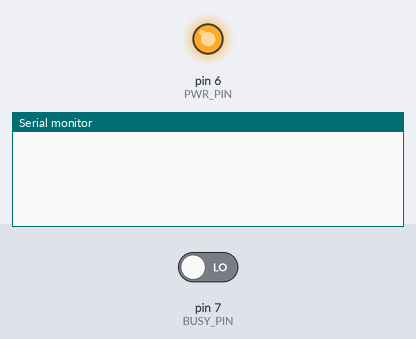
This sketch was run on a simulated Arduino Uno, built with avr-gcc and run on an emulated ATmega328P. On the bench: output pins drawn as LEDs (lit = HIGH), the last lines printed to the serial monitor. The inputs (shaded band) are chosen by the test bench; at power-on: pin 7 (BUSY_PIN) LOW. Pins used as bus, display or sensor lines are not drawn.

Above: at 0.8 s.
0.9 s: pin 7 (BUSY_PIN) driven HIGH
At 1.0 s:
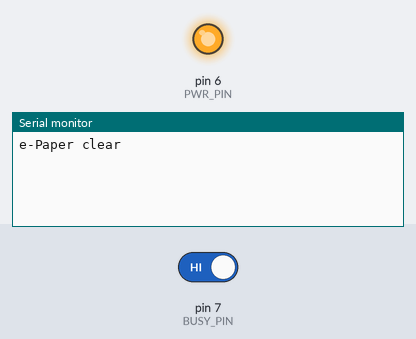
At 1.9 s:
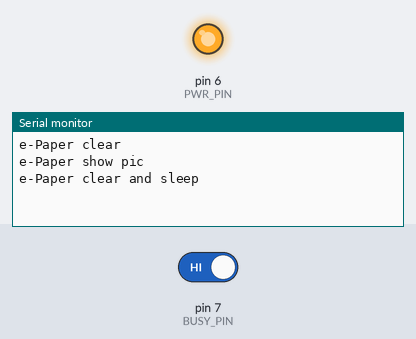

The sketch:

epd2in9d.ino
```cpp
#include <SPI.h>
#include "epd2in9d.h"
#include "imagedata.h"

Epd epd;

void setup()
{
    // put your setup code here, to run once:
    Serial.begin(9600);
    if (epd.Init() != 0) {
        Serial.println("e-Paper init failed");
        return;
    }

    Serial.println("e-Paper clear");
    epd.Clear();

    Serial.println("e-Paper show pic");
    epd.Display(IMAGE_DATA);

    Serial.println("e-Paper clear and sleep");
    epd.Clear();
    epd.Sleep();

}

void loop()
{

}
```

epd2in9d.cpp
```cpp
// (licence header left out)
#include <stdlib.h>
#include "epd2in9d.h"

/**
 * partial screen update LUT
**/
const unsigned char EPD_2IN9D_lut_vcom1[] = {
    0x00, 0x19, 0x01, 0x00, 0x00, 0x01,
    0x00, 0x00, 0x00, 0x00, 0x00, 0x00,
    0x00, 0x00, 0x00, 0x00, 0x00, 0x00,
    0x00, 0x00, 0x00, 0x00, 0x00, 0x00,
    0x00, 0x00, 0x00, 0x00, 0x00, 0x00,
    0x00, 0x00, 0x00, 0x00, 0x00, 0x00,
    0x00, 0x00, 0x00, 0x00, 0x00, 0x00
    ,0x00, 0x00,
};
const unsigned char EPD_2IN9D_lut_ww1[] = {
    0x00, 0x19, 0x01, 0x00, 0x00, 0x01,
    0x00, 0x00, 0x00, 0x00, 0x00, 0x00,
    0x00, 0x00, 0x00, 0x00, 0x00, 0x00,
    0x00, 0x00, 0x00, 0x00, 0x00, 0x00,
    0x00, 0x00, 0x00, 0x00, 0x00, 0x00,
    0x00, 0x00, 0x00, 0x00, 0x00, 0x00,
    0x00, 0x00, 0x00, 0x00, 0x00, 0x00,
};
const unsigned char EPD_2IN9D_lut_bw1[] = {
    0x80, 0x19, 0x01, 0x00, 0x00, 0x01,
    0x00, 0x00, 0x00, 0x00, 0x00, 0x00,
    0x00, 0x00, 0x00, 0x00, 0x00, 0x00,
    0x00, 0x00, 0x00, 0x00, 0x00, 0x00,
    0x00, 0x00, 0x00, 0x00, 0x00, 0x00,
    0x00, 0x00, 0x00, 0x00, 0x00, 0x00,
    0x00, 0x00, 0x00, 0x00, 0x00, 0x00,
};
const unsigned char EPD_2IN9D_lut_wb1[] = {
    0x40, 0x19, 0x01, 0x00, 0x00, 0x01,
    0x00, 0x00, 0x00, 0x00, 0x00, 0x00,
    0x00, 0x00, 0x00, 0x00, 0x00, 0x00,
    0x00, 0x00, 0x00, 0x00, 0x00, 0x00,
    0x00, 0x00, 0x00, 0x00, 0x00, 0x00,
    0x00, 0x00, 0x00, 0x00, 0x00, 0x00,
    0x00, 0x00, 0x00, 0x00, 0x00, 0x00,
};
const unsigned char EPD_2IN9D_lut_bb1[] = {
    0x00, 0x19, 0x01, 0x00, 0x00, 0x01,
    0x00, 0x00, 0x00, 0x00, 0x00, 0x00,
    0x00, 0x00, 0x00, 0x00, 0x00, 0x00,
    0x00, 0x00, 0x00, 0x00, 0x00, 0x00,
    0x00, 0x00, 0x00, 0x00, 0x00, 0x00,
    0x00, 0x00, 0x00, 0x00, 0x00, 0x00,
    0x00, 0x00, 0x00, 0x00, 0x00, 0x00,
};

Epd::~Epd()
{
};

Epd::Epd()
{
    reset_pin = RST_PIN;
    dc_pin = DC_PIN;
    cs_pin = CS_PIN;
    busy_pin = BUSY_PIN;
    width = EPD_WIDTH;
    height = EPD_HEIGHT;
};

/**
 *  @brief: basic function for sending commands
 */
void Epd::SendCommand(unsigned char command)
{
    DigitalWrite(dc_pin, LOW);
    SpiTransfer(command);
}

/**
 *  @brief: basic function for sending data
 */
void Epd::SendData(unsigned char data)
{
    DigitalWrite(dc_pin, HIGH);
    SpiTransfer(data);
}

/**
 *  @brief: Wait until the busy_pin goes HIGH
 */
void Epd::WaitUntilIdle(void)
{
    char busy;
    do {
        SendCommand(0x71);
        busy = DigitalRead(busy_pin);
        busy =!(busy & 0x01);
    } while(busy);
    DelayMs(20);
}

/******************************************************************************
function :	LUT download
parameter:
******************************************************************************/
void Epd::SetPartReg(void)
{

    SendCommand(0x01);	//POWER SETTING
    SendData(0x03);
    SendData(0x00);
    SendData(0x2b);
    SendData(0x2b);
    SendData(0x03);

    SendCommand(0x06);	//boost soft start
    SendData(0x17);     //A
    SendData(0x17);     //B
    SendData(0x17);     //C

    SendCommand(0x04);
    WaitUntilIdle();

    SendCommand(0x00);	//panel setting
    SendData(0xbf);     //LUT from OTP，128x296

    SendCommand(0x30);	//PLL setting
    SendData(0x3a);     // 3a 100HZ   29 150Hz 39 200HZ	31 171HZ

    SendCommand(0x61);	//resolution setting
    SendData(EPD_WIDTH);
    SendData((EPD_WIDTH >> 8) & 0xff);
    SendData(EPD_HEIGHT & 0xff);

    SendCommand(0x82);	//vcom_DC setting
    SendData(0x12);

    SendCommand(0X50);
    SendData(0x97);

    unsigned int count;
    SendCommand(0x20);
    for(count=0; count<44; count++) {
        SendData(EPD_2IN9D_lut_vcom1[count]);
    }

    SendCommand(0x21);
    for(count=0; count<42; count++) {
        SendData(EPD_2IN9D_lut_ww1[count]);
    }

    SendCommand(0x22);
    for(count=0; count<42; count++) {
        SendData(EPD_2IN9D_lut_bw1[count]);
    }

    SendCommand(0x23);
    for(count=0; count<42; count++) {
        SendData(EPD_2IN9D_lut_wb1[count]);
    }

    SendCommand(0x24);
    for(count=0; count<42; count++) {
        SendData(EPD_2IN9D_lut_bb1[count]);
    }
}

void Epd::TurnOnDisplay(void)
{
    SendCommand(0x12);		 //DISPLAY REFRESH
    DelayMs(10);     //!!!The delay here is necessary, 200uS at least!!!

    WaitUntilIdle();
}

int Epd::Init(void)
{
    /* this calls the peripheral hardware interface, see epdif */
    if (IfInit() != 0) {
        return -1;
    }

    Reset();

	SendCommand(0x04);
	WaitUntilIdle();//waiting for the electronic paper IC to release the idle signal

	SendCommand(0x00);			//panel setting
	SendData(0x1f);		//LUT from OTP，KW-BF   KWR-AF	BWROTP 0f	BWOTP 1f

	SendCommand(0x61);			//resolution setting
	SendData (0x80);
	SendData (0x01);
	SendData (0x28);

	SendCommand(0X50);			//VCOM AND DATA INTERVAL SETTING


    return 0;
}

/**
 *  @brief: module reset.
 *          often used to awaken the module in deep sleep,
 *          see Epd::Sleep();
 */
void Epd::Reset(void)
{
    DigitalWrite(reset_pin, HIGH);
    DelayMs(20);
    DigitalWrite(reset_pin, LOW);                //module reset
    DelayMs(2);
    DigitalWrite(reset_pin, HIGH);
    DelayMs(20);
    DigitalWrite(reset_pin, LOW);                //module reset
    DelayMs(2);
    DigitalWrite(reset_pin, HIGH);
    DelayMs(20);
    DigitalWrite(reset_pin, LOW);                //module reset
    DelayMs(2);
    DigitalWrite(reset_pin, HIGH);
    DelayMs(20);
}

void Epd::Clear(void)
{
    int w, h;
    w = (EPD_WIDTH % 8 == 0)? (EPD_WIDTH / 8 ): (EPD_WIDTH / 8 + 1);
    h = EPD_HEIGHT;

    SendCommand(0x10);
    for (int j = 0; j < h; j++) {
        for (int i = 0; i < w; i++) {
            SendData(0x00);
        }
    }

    SendCommand(0x13);
    for (int j = 0; j < h; j++) {
        for (int i = 0; i < w; i++) {
            SendData(0xFF);
        }
    }

    TurnOnDisplay();
}

void Epd::Display(const unsigned char* frame_buffer)
{
    int w = (EPD_WIDTH % 8 == 0)? (EPD_WIDTH / 8 ): (EPD_WIDTH / 8 + 1);
    int h = EPD_HEIGHT;

    SendCommand(0x10);
    for (int j = 0; j < h; j++) {
        for (int i = 0; i < w; i++) {
            SendData(0x00);
        }
    }
    // Dev_Delay_ms(10);

    SendCommand(0x13);
    for (int j = 0; j < h; j++) {
        for (int i = 0; i < w; i++) {
            SendData(pgm_read_byte(&frame_buffer[i + j * w]));
        }
    }
    // Dev_Delay_ms(10);

    TurnOnDisplay();
}

void Epd::DisplayPart(const unsigned char* frame_buffer)
{
    /* Set partial Windows */
    SetPartReg();
    SendCommand(0x91);		//This command makes the display enter partial mode
    SendCommand(0x90);		//resolution setting
    SendData(0);           //x-start
    SendData(EPD_WIDTH - 1);       //x-end

    SendData(0);
    SendData(0);     //y-start
    SendData(EPD_HEIGHT / 256);
    SendData(EPD_HEIGHT % 256 - 1);  //y-end
    SendData(0x28);
    int w = (EPD_WIDTH % 8 == 0)? (EPD_WIDTH / 8 ): (EPD_WIDTH / 8 + 1);
    int h = EPD_HEIGHT;

    /* send data */
    SendCommand(0x13);
    for (int j = 0; j < h; j++) {
        for (int i = 0; i < w; i++) {
            SendData(pgm_read_byte(&frame_buffer[i + j * w]));
        }
    }

    /* Set partial refresh */
    TurnOnDisplay();
}

/**
 *  @brief: After this command is transmitted, the chip would enter the
 *          deep-sleep mode to save power.
 *          The deep sleep mode would return to standby by hardware reset.
 *          The only one parameter is a check code, the command would be
 *          executed if check code = 0xA5.
 *          You can use Epd::Init() to awaken
 */
void Epd::Sleep()
{
    SendCommand(0X50);
    SendData(0xf7);
    SendCommand(0X02);  	//power off
    WaitUntilIdle();
    SendCommand(0X07);  	//deep sleep
    SendData(0xA5);

    DigitalWrite(reset_pin, LOW);
}

/* END OF FILE */
```

epd2in9d.h
```cpp
// (licence header left out)
#ifndef epd2in9d_H
#define epd2in9d_H

#include "epdif.h"

// Display resolution
#define EPD_WIDTH       128
#define EPD_HEIGHT      296

#define FULL			0
#define PART			1

class Epd : EpdIf {
public:
    unsigned long width;
    unsigned long height;

    Epd();
    ~Epd();
    int  Init(void);
    void SendCommand(unsigned char command);
    void SendData(unsigned char data);
    void WaitUntilIdle(void);
    void SetFullReg(void);
    void SetPartReg(void);
    void TurnOnDisplay(void);


    void Reset(void);
    void Clear(void);
    void Display(const unsigned char* frame_buffer);
    void DisplayPartBaseImage(const unsigned char* frame_buffer);
    void DisplayPart(const unsigned char* frame_buffer);

    void Sleep(void);
private:
    unsigned int reset_pin;
    unsigned int dc_pin;
    unsigned int cs_pin;
    unsigned int busy_pin;
};

#endif /* EPD1IN54B_H */

/* END OF FILE */
```

epdif.cpp
```cpp
// (licence header left out)
#include "epdif.h"
#include <spi.h>

EpdIf::EpdIf() {
};

EpdIf::~EpdIf() {
};

void EpdIf::DigitalWrite(int pin, int value) {
    digitalWrite(pin, value);
}

int EpdIf::DigitalRead(int pin) {
    return digitalRead(pin);
}

void EpdIf::DelayMs(unsigned int delaytime) {
    delay(delaytime);
}

void EpdIf::SpiTransfer(unsigned char data) {
    digitalWrite(CS_PIN, LOW);
    SPI.transfer(data);
    digitalWrite(CS_PIN, HIGH);
}

int EpdIf::IfInit(void) {
    pinMode(CS_PIN, OUTPUT);
    pinMode(RST_PIN, OUTPUT);
    pinMode(DC_PIN, OUTPUT);
    pinMode(BUSY_PIN, INPUT);

    pinMode(PWR_PIN, OUTPUT);
    DigitalWrite(PWR_PIN, 1);

    SPI.begin();
    SPI.beginTransaction(SPISettings(2000000, MSBFIRST, SPI_MODE0));
    return 0;
}
```

epdif.h
```cpp
// (licence header left out)
#ifndef EPDIF_H
#define EPDIF_H

#include <arduino.h>

// Pin definition
#define RST_PIN         8
#define DC_PIN          9
#define CS_PIN          10
#define BUSY_PIN        7
#define PWR_PIN         6

class EpdIf {
public:
    EpdIf(void);
    ~EpdIf(void);

    static int  IfInit(void);
    static void DigitalWrite(int pin, int value);
    static int  DigitalRead(int pin);
    static void DelayMs(unsigned int delaytime);
    static void SpiTransfer(unsigned char data);
};

#endif
```

epdpaint.cpp
```cpp
// (licence header left out)
#include <avr/pgmspace.h>
#include "epdpaint.h"

Paint::Paint(unsigned char* image, int width, int height) {
    this->rotate = ROTATE_0;
    this->image = image;
    /* 1 byte = 8 pixels, so the width should be the multiple of 8 */
    this->width = width % 8 ? width + 8 - (width % 8) : width;
    this->height = height;
}

Paint::~Paint() {
}

/**
 *  @brief: clear the image
 */
void Paint::Clear(int colored) {
    for (int x = 0; x < this->width; x++) {
        for (int y = 0; y < this->height; y++) {
            DrawAbsolutePixel(x, y, colored);
        }
    }
}

/**
 *  @brief: this draws a pixel by absolute coordinates.
 *          this function won't be affected by the rotate parameter.
 */
void Paint::DrawAbsolutePixel(int x, int y, int colored) {
    if (x < 0 || x >= this->width || y < 0 || y >= this->height) {
        return;
    }
    if (IF_INVERT_COLOR) {
        if (colored) {
            image[(x + y * this->width) / 8] |= 0x80 >> (x % 8);
        } else {
            image[(x + y * this->width) / 8] &= ~(0x80 >> (x % 8));
        }
    } else {
        if (colored) {
            image[(x + y * this->width) / 8] &= ~(0x80 >> (x % 8));
        } else {
            image[(x + y * this->width) / 8] |= 0x80 >> (x % 8);
        }
    }
}

/**
 *  @brief: Getters and Setters
 */
unsigned char* Paint::GetImage(void) {
    return this->image;
}

int Paint::GetWidth(void) {
    return this->width;
}

void Paint::SetWidth(int width) {
    this->width = width % 8 ? width + 8 - (width % 8) : width;
}

int Paint::GetHeight(void) {
    return this->height;
}

void Paint::SetHeight(int height) {
    this->height = height;
}

int Paint::GetRotate(void) {
    return this->rotate;
}

void Paint::SetRotate(int rotate){
    this->rotate = rotate;
}

/**
 *  @brief: this draws a pixel by the coordinates
 */
void Paint::DrawPixel(int x, int y, int colored) {
    int point_temp;
    if (this->rotate == ROTATE_0) {
        if(x < 0 || x >= this->width || y < 0 || y >= this->height) {
            return;
        }
        DrawAbsolutePixel(x, y, colored);
    } else if (this->rotate == ROTATE_90) {
        if(x < 0 || x >= this->height || y < 0 || y >= this->width) {
          return;
        }
        point_temp = x;
        x = this->width - y;
        y = point_temp;
        DrawAbsolutePixel(x, y, colored);
    } else if (this->rotate == ROTATE_180) {
        if(x < 0 || x >= this->width || y < 0 || y >= this->height) {
          return;
        }
        x = this->width - x;
        y = this->height - y;
        DrawAbsolutePixel(x, y, colored);
    } else if (this->rotate == ROTATE_270) {
        if(x < 0 || x >= this->height || y < 0 || y >= this->width) {
          return;
        }
        point_temp = x;
        x = y;
        y = this->height - point_temp;
        DrawAbsolutePixel(x, y, colored);
    }
}

/**
 *  @brief: this draws a charactor on the frame buffer but not refresh
 */
void Paint::DrawCharAt(int x, int y, char ascii_char, sFONT* font, int colored) {
    int i, j;
    unsigned int char_offset = (ascii_char - ' ') * font->Height * (font->Width / 8 + (font->Width % 8 ? 1 : 0));
    const unsigned char* ptr = &font->table[char_offset];

    for (j = 0; j < font->Height; j++) {
        for (i = 0; i < font->Width; i++) {
            if (pgm_read_byte(ptr) & (0x80 >> (i % 8))) {
                DrawPixel(x + i, y + j, colored);
            }
            if (i % 8 == 7) {
                ptr++;
            }
        }
        if (font->Width % 8 != 0) {
            ptr++;
        }
    }
}

/**
*  @brief: this displays a string on the frame buffer but not refresh
*/
void Paint::DrawStringAt(int x, int y, const char* text, sFONT* font, int colored) {
    const char* p_text = text;
    unsigned int counter = 0;
    int refcolumn = x;

    /* Send the string character by character on EPD */
    while (*p_text != 0) {
        /* Display one character on EPD */
        DrawCharAt(refcolumn, y, *p_text, font, colored);
        /* Decrement the column position by 16 */
        refcolumn += font->Width;
        /* Point on the next character */
        p_text++;
        counter++;
    }
}

/**
*  @brief: this draws a line on the frame buffer
*/
void Paint::DrawLine(int x0, int y0, int x1, int y1, int colored) {
    /* Bresenham algorithm */
    int dx = x1 - x0 >= 0 ? x1 - x0 : x0 - x1;
    int sx = x0 < x1 ? 1 : -1;
    int dy = y1 - y0 <= 0 ? y1 - y0 : y0 - y1;
    int sy = y0 < y1 ? 1 : -1;
    int err = dx + dy;

    while((x0 != x1) && (y0 != y1)) {
        DrawPixel(x0, y0 , colored);
        if (2 * err >= dy) {
            err += dy;
            x0 += sx;
        }
        if (2 * err <= dx) {
            err += dx;
            y0 += sy;
        }
    }
}

/**
*  @brief: this draws a horizontal line on the frame buffer
*/
void Paint::DrawHorizontalLine(int x, int y, int line_width, int colored) {
    int i;
    for (i = x; i < x + line_width; i++) {
        DrawPixel(i, y, colored);
    }
}

/**
*  @brief: this draws a vertical line on the frame buffer
*/
void Paint::DrawVerticalLine(int x, int y, int line_height, int colored) {
    int i;
    for (i = y; i < y + line_height; i++) {
        DrawPixel(x, i, colored);
    }
}

/**
*  @brief: this draws a rectangle
*/
void Paint::DrawRectangle(int x0, int y0, int x1, int y1, int colored) {
    int min_x, min_y, max_x, max_y;
    min_x = x1 > x0 ? x0 : x1;
    max_x = x1 > x0 ? x1 : x0;
    min_y = y1 > y0 ? y0 : y1;
    max_y = y1 > y0 ? y1 : y0;

    DrawHorizontalLine(min_x, min_y, max_x - min_x + 1, colored);
    DrawHorizontalLine(min_x, max_y, max_x - min_x + 1, colored);
    DrawVerticalLine(min_x, min_y, max_y - min_y + 1, colored);
    DrawVerticalLine(max_x, min_y, max_y - min_y + 1, colored);
}

/**
*  @brief: this draws a filled rectangle
*/
void Paint::DrawFilledRectangle(int x0, int y0, int x1, int y1, int colored) {
    int min_x, min_y, max_x, max_y;
    int i;
    min_x = x1 > x0 ? x0 : x1;
    max_x = x1 > x0 ? x1 : x0;
    min_y = y1 > y0 ? y0 : y1;
    max_y = y1 > y0 ? y1 : y0;

    for (i = min_x; i <= max_x; i++) {
      DrawVerticalLine(i, min_y, max_y - min_y + 1, colored);
    }
}

/**
*  @brief: this draws a circle
*/
void Paint::DrawCircle(int x, int y, int radius, int colored) {
    /* Bresenham algorithm */
    int x_pos = -radius;
    int y_pos = 0;
    int err = 2 - 2 * radius;
    int e2;

    do {
        DrawPixel(x - x_pos, y + y_pos, colored);
        DrawPixel(x + x_pos, y + y_pos, colored);
        DrawPixel(x + x_pos, y - y_pos, colored);
        DrawPixel(x - x_pos, y - y_pos, colored);
        e2 = err;
        if (e2 <= y_pos) {
            err += ++y_pos * 2 + 1;
            if(-x_pos == y_pos && e2 <= x_pos) {
              e2 = 0;
            }
        }
        if (e2 > x_pos) {
            err += ++x_pos * 2 + 1;
        }
    } while (x_pos <= 0);
}

/**
*  @brief: this draws a filled circle
*/
void Paint::DrawFilledCircle(int x, int y, int radius, int colored) {
    /* Bresenham algorithm */
    int x_pos = -radius;
    int y_pos = 0;
    int err = 2 - 2 * radius;
    int e2;

    do {
        DrawPixel(x - x_pos, y + y_pos, colored);
        DrawPixel(x + x_pos, y + y_pos, colored);
        DrawPixel(x + x_pos, y - y_pos, colored);
        DrawPixel(x - x_pos, y - y_pos, colored);
        DrawHorizontalLine(x + x_pos, y + y_pos, 2 * (-x_pos) + 1, colored);
        DrawHorizontalLine(x + x_pos, y - y_pos, 2 * (-x_pos) + 1, colored);
        e2 = err;
        if (e2 <= y_pos) {
            err += ++y_pos * 2 + 1;
            if(-x_pos == y_pos && e2 <= x_pos) {
                e2 = 0;
            }
        }
        if(e2 > x_pos) {
            err += ++x_pos * 2 + 1;
        }
    } while(x_pos <= 0);
}

/* END OF FILE */
```

Source omitted: epdpaint.h (2725 bytes), font12.c (25814 bytes), font16.c (48007 bytes), font20.c (64354 bytes), font24.c (96624 bytes), font8.c (17432 bytes), fonts.h (2801 bytes), imagedata.cpp (data table, 25322 bytes), imagedata.h (1273 bytes)

Measured:
- after the input at 0.9 s, the serial monitor: prints a new line at once (image 1)
